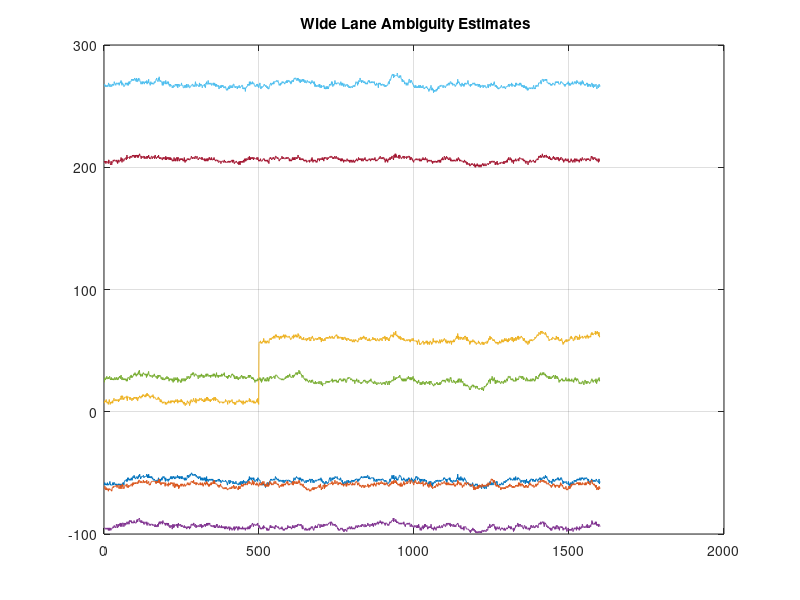
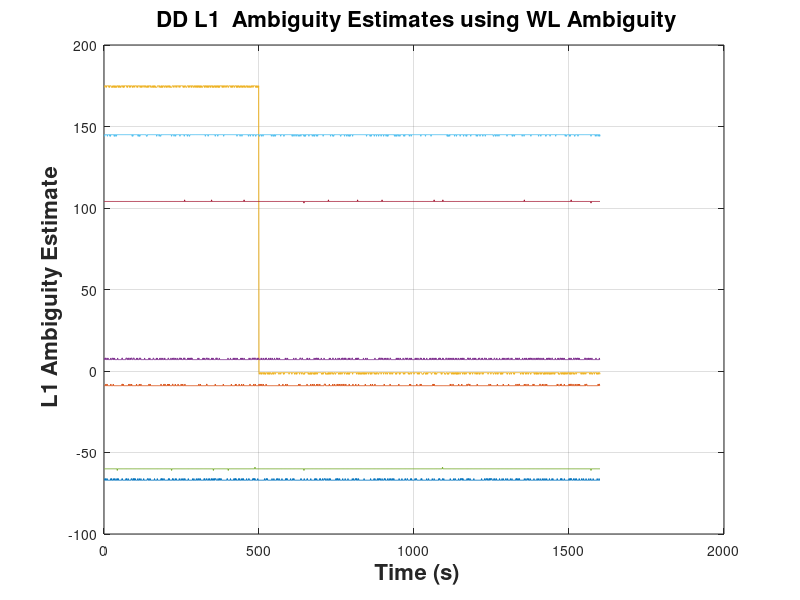

These charts were generated, in order, by the following MATLAB code: (Note: this script raises an error after producing the figures.)
clear
load dgpsData
close all

%% Example of DGPS positioning with Dual Frequency Wide Lanining
% Author: Jason N. Gross

%% Note that this is simplified because
% Both user and reference station track same sats and are stored in
% same configuration


% constants
lambda_L1=.19;
lambda_L2=0.244;
lambda_L12=.862;
alpha=lambda_L2/lambda_L1;

%% add a cycle slip
phaseL1_U(3,500:end)=phaseL1_U(3,500:end)+50*lambda_L1;

%% Step #1
% form Wide Lane Phase data
%% I gave you phase data in meters, convert back to cycles

WL_phase_U=phaseL1_U/lambda_L1-phaseL2_U/lambda_L2;
WL_phase_R=phaseL1_R/lambda_L1-phaseL2_R/lambda_L2;

WL_phase_U=phaseL1_U/lambda_L1-phaseL2_U/lambda_L2;
WL_phase_R=phaseL1_R/lambda_L1-phaseL2_R/lambda_L2;
% Step #2
%form single difference
WL_SD_phase=WL_phase_U-WL_phase_R;

%% Step #3
% form L1 range SD and L1 and L2 DD ( needed later )
L1_SD_range=prDataP1_U-prDataP1_R;
L2_SD_range=prDataP2_U-prDataP2_R;

L1_SD_phase=phaseL1_U-phaseL1_R;
L2_SD_phase=phaseL2_U-phaseL2_R;
%%% Step #4
% choose a high-elevation sat as reference satellite
% (I chose #4 PRN15)
% form double differences

% Note there are 8 sats
refInd=6;
k=0;
for i=1:8
    if i~=refInd
        k=k+1;
        WL_DD_Phase(k,:)=WL_SD_phase(i,:)-WL_SD_phase(refInd,:);
        L1_DD_Range(k,:)=L1_SD_range(i,:)-L1_SD_range(refInd,:);
        L2_DD_Range(k,:)=L2_SD_range(i,:)-L2_SD_range(refInd,:);
        
        L1_DD_Phase(k,:)=L1_SD_phase(i,:)-L1_SD_phase(refInd,:);
        L2_DD_Phase(k,:)=L2_SD_phase(i,:)-L2_SD_phase(refInd,:);
    end
end


%% Step # 5
% estimate the Wide lane ambiguity

ambEst_WL=WL_DD_Phase-L1_DD_Range/lambda_L12;
% plot these
figure,plot(round(ambEst_WL'))
grid on
title(' Wide Lane Ambiguity Estimates')


%% Step #6 "Integerize" the estimates by averaging and rounding
N_L12=round(mean(ambEst_WL'));

%% Step #7  Now estimate N_L1 using N_L12

est_NL1_NWL=(1/(alpha-1))*(-L1_DD_Phase/lambda_L1+alpha*L2_DD_Phase/lambda_L2)+(alpha/(alpha-1))*N_L12'*ones(1,length(L1_DD_Phase));
% plot these
figure,plot(round(est_NL1_NWL'))
title(' DD L1  Ambiguity Estimates using WL Ambiguity','FontSize',16,'FontWeight','bold')
xlabel(' Time (s)','FontSize',16,'FontWeight','bold')
ylabel(' L1 Ambiguity Estimate','FontSize',16,'FontWeight','bold')
grid on

N_L1_est=round((est_NL1_NWL'));

N_L1=round(mean(est_NL1_NWL'));





%% Step 8#

for i=1:1600
    
    
    % assume base-station position is well known ( usin the truth position here)
    dgps_XYZ_EST(:,i)=LLS_DGPS_L1(truthXYZ_R(:,1)',satsXYZ(1:nSat_U(i),:,i),...
    nSat_U(i),6,L1_DD_Phase(:,i)/lambda_L1,N_L1');
   
    % per epoch, real-time
    %dgps_XYZ_EST(:,i)=LLS_DGPS_L1(truthXYZ_R(:,1)',satsXYZ(1:nSat_U(i),:,i),...
     %   nSat_U(i),6,L1_DD_Phase(:,i)/lambda_L1,N_L1_est(i,:)');
    
    
    %% Note that that mathematics are the same if we use DD Range, just no ambiguity
    % note I am dividing Range by lambda_L1 and setting ambiguity to zero
    dgpsRange_XYZ_EST(:,i)=LLS_DGPS_L1(truthXYZ_R(:,1)',satsXYZ(1:nSat_U(i),:,i),...
        nSat_U(i),6,L1_DD_Range(:,i)/lambda_L1,zeros(size(N_L1')));
    
    % standard iono-free LLS with trop
   % [xyzEstPR(:,i),clockBiasEst]= LLSGPS(truthXYZ_R(:,1)',0,satsXYZ(1:nSat_U(i),:,i),...
    %    2.546*prDataP1_U(:,i)-1.546*prDataP2_U(:,i),nSat_U(i),0, 0,0,1);
    
    % standard iono-free LLS with no trop tro
    [xyzEstPR(:,i),clockBiasEst]= LLSGPS(truthXYZ_R(:,1)',0,satsXYZ(1:nSat_U(i),:,i),...
       2.546*prDataP1_U(:,i)-1.546*prDataP2_U(:,i),nSat_U(i),0, 0,0,0);
    
    %standard  LLS with no trop or iono
    %[xyzEstPR(:,i),clockBiasEst]= LLSGPS(truthXYZ_R(:,1)',0,satsXYZ(1:nSat_U(i),:,i),...
    % prDataP1_U(:,i),nSat_U(i),0, 0,0,0);
    
    dgps_enu_EST(:,i)=xyz2enu(dgps_XYZ_EST(:,i),truthXYZ_R(:,1));
    dgpsRange_enu_EST(:,i)=xyz2enu(dgpsRange_XYZ_EST(:,i),truthXYZ_R(:,1));
    lls_enu_EST(:,i)=xyz2enu(xyzEstPR(:,i),truthXYZ_R(:,1));
    truth_enu_U(:,i)=xyz2enu(truthXYZ_U(:,i),truthXYZ_R(:,1));
    
end

figure,subplot(311),plot(lls_enu_EST(1,:)-truth_enu_U(1,:),'b--');
hold on
plot(dgpsRange_enu_EST(1,:)-truth_enu_U(1,:),'m:','LineWidth',1);
plot(dgps_enu_EST(1,:)-truth_enu_U(1,:),'r','LineWidth',3);


grid on
xlabel('time (s)')
ylabel('East Error (m)')
legend('PR LLS','PR-DD DGPS','CP-DD DGPS')

subplot(312),plot(lls_enu_EST(2,:)-truth_enu_U(2,:),'b--');
hold on
plot(dgpsRange_enu_EST(2,:)-truth_enu_U(2,:),'m:','LineWidth',1);
plot(dgps_enu_EST(2,:)-truth_enu_U(2,:),'r','LineWidth',3);
grid on
xlabel('time (s)')
ylabel('North Error (m)')
legend('PR LLS','PR-DD DGPS','CP-DD DGPS')


subplot(313),plot(lls_enu_EST(3,:)-truth_enu_U(3,:),'b--');
hold on
plot(dgpsRange_enu_EST(3,:)-truth_enu_U(3,:),'m:','LineWidth',1);
plot(dgps_enu_EST(1,:)-truth_enu_U(1,:),'r','LineWidth',3);
grid on
xlabel('time (s)')
ylabel('Vertical Error (m)')
legend('PR LLS','PR-DD DGPS','CP-DD DGPS')

%% Alternative,Step # 8 now estimate N_L2 from N_L1 and N_L12 and use both N_L1 and N_L2 for positioning
N_L2=N_L12-N_L1;
disp(N_L2)





